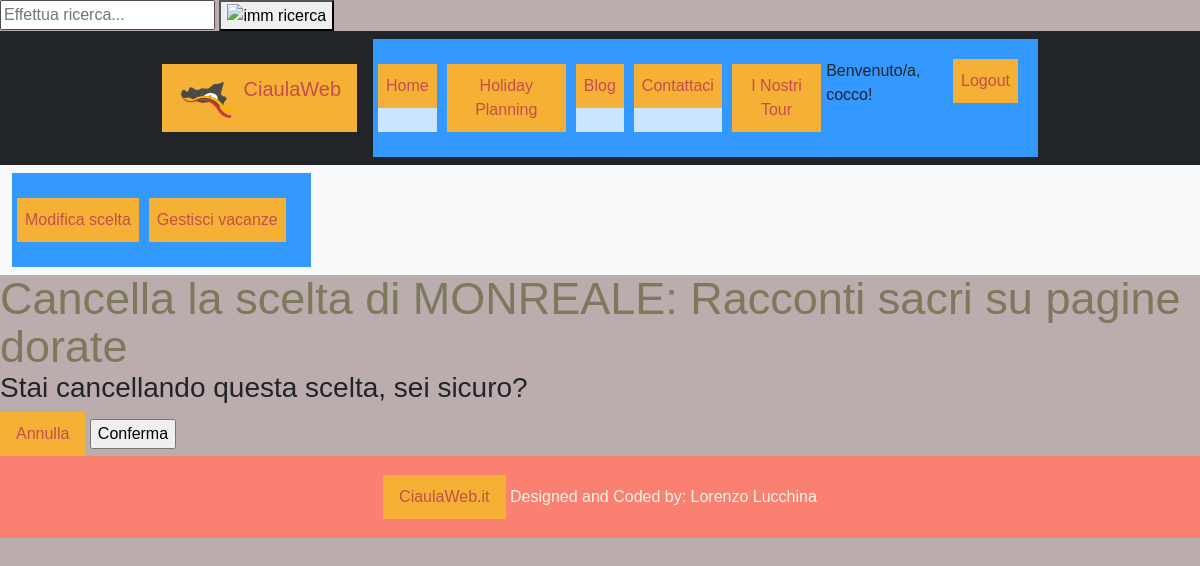
The app's page /HolidayPlanning/cancellascelta/49/57 (signed in) with its own data.
### profiles/models.py (models this page shows, shortened)
class UserProfileModel(AbstractBaseUser):
    nrSocio = models.IntegerField(primary_key=True)  # chiave, deve autogenerarsi
    first_name = models.CharField(max_length=32)
    last_name = models.CharField(max_length=32)
    email = models.CharField(max_length=32, unique=True)
    codiceFiscale = models.CharField(max_length=18)
    telefono = models.CharField(max_length=32)
    dataDiNascita = models.DateField(null=True)
    profile_image = models.ImageField(blank=True, null=True, default="defaultuser.png")
    is_active = models.BooleanField(default=True)
    is_admin = models.BooleanField(default=False)
    objects = UserManager()
    USERNAME_FIELD = 'email'
    REQUIRED_FIELDS = []
    @property
    def is_staff(self):
        return self.is_admin
    class Meta:
        verbose_name = 'User'
        verbose_name_plural = 'Users'

### HolidayPlanning/models.py (models this page shows, shortened)
class Scelta(models.Model):
    giorno = models.DateField()  # scelto dall'utente
    attrazione = models.ForeignKey(to='attractions.Attrazione', on_delete=models.CASCADE, related_name="attrazione")
    oraInizio = models.TimeField(blank=True)  # scelta dall'utente
    oraFine = models.TimeField(blank=True)  # scelta dall'utente
    durata = models.DurationField()  # questi sono i secondi della durata
    class Meta:
        verbose_name = "Scelta"
        verbose_name_plural = "Scelte"

### attractions/models.py (models this page shows, shortened)
class Attrazione(models.Model):
    objects = None
    nome = models.CharField(max_length=200, primary_key=True)
    luogo = models.CharField(max_length=300)
    via = models.CharField(max_length=500)
    citta = models.CharField(max_length=200)
    costo = models.DecimalField(max_digits=10, decimal_places=2, blank=True)
    tipo = models.CharField(max_length=200)
    oraApertura = models.TimeField('ora apertura')
    oraChiusura = models.TimeField('ora chiusura')
    descrizione = models.TextField()
    attrazione_image = models.ImageField(blank=True, null=True)  # , upload_to='attractionImages/')
    class Meta:
        verbose_name = "Attrazione"
        verbose_name_plural = "Attrazioni"

### HolidayPlanning/views.py (the view, shortened to what this page needs)
# urls.py: path("cancellascelta/<att_pk>/<pk>", CancellaScelta.as_view(), name="cancellascelta"),
class CancellaScelta(IsVacanzaUserOwnedMixin, DeleteView):
    model = Scelta
    template_name = "HolidayPlanning/cancellascelta.html"
    slug_url_kwarg = "att_pk"
    def get_object(self, queryset=None):
        attivita_pk = self.kwargs.get(self.slug_url_kwarg)
        attivita = Scelta.objects.get(pk=attivita_pk)
        return attivita
    def get_context_data(self, **kwargs):
        context = super().get_context_data(**kwargs)
        vacanza_pk = self.kwargs['pk']
        context["v_id"] = vacanza_pk
        return context

### HolidayPlanning/mixins.py (called while the page is built)
    def dispatch(self, request, *args, **kwargs):
        vacanza = Vacanza.objects.get(pk=kwargs['pk'])
        if vacanza.utente != request.user:
            raise Http404("Non hai il permesso per accedere a questa vacanza.")
        return super().dispatch(request, *args, **kwargs)

### HolidayPlanning/templates/HolidayPlanning/cancellascelta.html (shortened to what this page needs)
{% extends "base.html" %}
{% block content %}
    <h1>Cancella la scelta di {{ object.attrazione.nome  }}</h1>
    <h3>Stai cancellando questa scelta, sei sicuro?</h3>
    <form method="post">
        <a href="{% url 'HolidayPlanning:dettagliovacanza' v_id %}">Annulla</a>
        <input type="submit" value="Conferma">
    </form>
{% endblock %}

### templates/base.html (shortened to what this page needs)
<!DOCTYPE html>
{% load static %}
<html lang="en">
<head>
    {% block head %}
        <link rel="stylesheet"
              href="https://cdn.jsdelivr.net/npm/bootstrap@5.3.0-alpha1/dist/css/bootstrap.min.css"
>
        <link rel="stylesheet" type="text/css" href='{% static "/css/style.css" %}'>
    {% endblock %}
    {% load crispy_forms_tags %}
</head>
<body>
<div class="col-lg-6 col-12 order-lg-2 order-3 text-lg-left text-right">
    <div class="header_search">
        <div class="header_search_content">
            <div class="header_search_form_container">
                <form method="GET" action="{% url 'attractions:cerca' %}" class="header_search_form clearfix">
                    <input type="search" name="search" required="required" class="header_search_input"
                               placeholder="Effettua ricerca...">
                    <button type="submit" class="header_search_button trans_300" value="Submit">
                        <img src="../../static/img/search.png" alt="imm ricerca" class="img-fluid"> </button>
                </form>
            </div>
        </div>
    </div>
</div>
<nav class="navbar navbar-expand-lg navbar-dark bg-dark">
    <div class="w-75 container-fluid">
        <a class="navbar-brand pl-5" href="{% url 'attractions:attrazioni' %}">
            <img src="/../../static/img/logo_ciaulaweb-192x192.png" class="d-inline-block logo_ciaulaweb align-top"
                 alt="Logo">
            CiaulaWeb
        </a>
        <div class="collapse navbar-collapse" id="navbarNavDropdown">
            <ul class="navbar-nav pl-5">
                <li class="nav-item active pl-5">
                    <a class="nav-link" href="{% url 'attractions:attrazioni' %}">Home</a>
                </li>
                <li class="nav-item pl-5">
                    <a class="nav-link" href="{% url 'HolidayPlanning:creavacanza' %}">Holiday Planning</a>
                </li>
                <li class="nav-item pl-5">
                    <a class="nav-link" href="{% url 'attractions:cerca' %}">Blog</a>
                </li>
                <li class="nav-item pl-5">
                    <a class="nav-link" href="#">Contattaci</a>
                </li>
                <li class="nav-item pl-5">
                    <a class="nav-link " href="{% url 'HolidayPlanning:tourorganizzati' %}">I Nostri Tour</a>
                </li>
                {% if user.is_authenticated %}
                    <div class="nav-item pl-5">
                        <a>Benvenuto/a, {{ user.first_name }}! </a>
                    </div>
                    <div class="nav-item pl-5">
                        <a class="nav-link" href="{% url 'profiles:user-logout' %}"> Logout </a>
                    </div>
                {% endif %}
            </ul>
        </div>
    </div>
</nav>
{% if user.is_authenticated %}
    <nav class="navbar navbar-expand-lg navbar-light bg-light">
        <div class="container-fluid">
            <div class="collapse navbar-collapse" id="navbarNav">
                <ul class="navbar-nav">
                    <li class="nav-item">
                        <a class="nav-link" href="#">Modifica scelta</a>
                    </li>
                    <li class="nav-item">
                        <a class="nav-link" href="{% url 'HolidayPlanning:vacanze' %}">Gestisci vacanze</a>
                    </li>
                </ul>
            </div>
        </div>
    </nav>
{% endif %}
{% block content %}
{% endblock %}
<footer class="page-footer font-small blue">
    <div class="footer-copyright text-center py-3">
        <a href="{% url 'home' %}">CiaulaWeb.it</a>
        Designed and Coded by: Lorenzo Lucchina
    </div>
</footer>
</body>
</html>

### static/css/style.css (style rules this page uses)
* { font-family: 'Montserrat', sans-serif !important; }
.logo_ciaulaweb { width: 60px; height: 48px; }
ul { background: #3399ff; padding: 20px; }
ul li { background: #cce5ff; color: darkblue; margin: 5px; }
a:link, a:visited { background-color: #f4b136; color: rgb(199, 77, 77); padding: 10px 16px; text-align: center; text-decoration: none; display: inline-block; }
footer { text-align: center; padding: 3px; background-color: salmon; color: oldlace; }
h1 { color: #7c795d; font-family: 'Trocchi', serif; font-size: 45px; font-weight: normal; line-height: 48px; margin: 0; }
:root { --gradient: linear-gradient(to left top, #dd2476 10%, #ff512f 90%) !important; }
body { background: #bbadad !important; }

### records on screen
UserProfileModel: first_name "cocco"
Scelta: attrazione.nome "MONREALE: Racconti sacri su pagine dorate"
